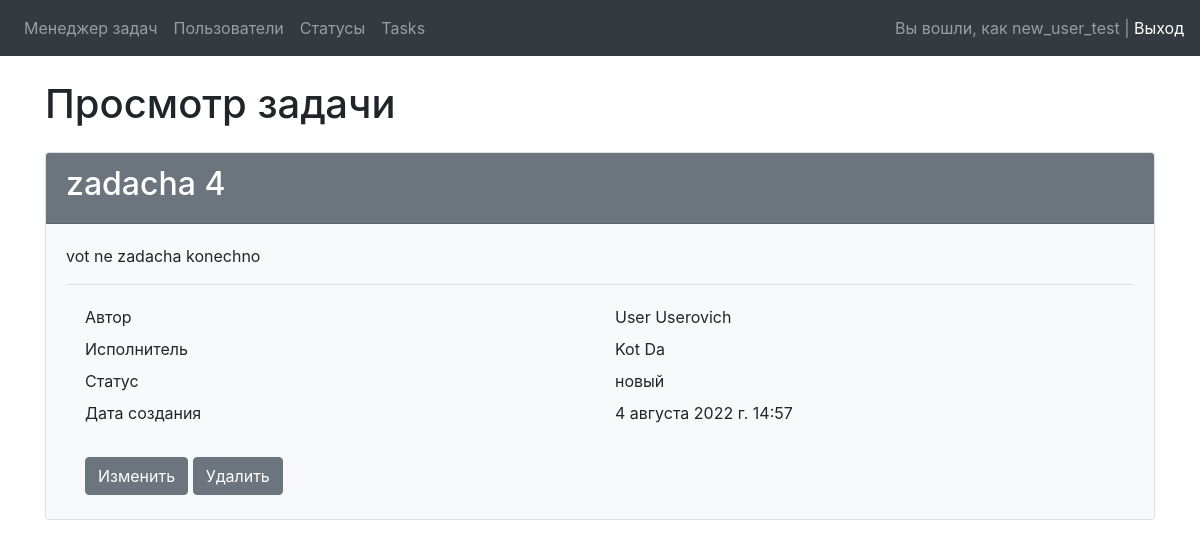
/tasks/4 (signed in), run on the app's committed database.
### users/models.py (models this page shows)
class MyUser(AbstractUser):
    def __str__(self):
        return self.get_full_name()
    class Meta:
        verbose_name = 'User'
        verbose_name_plural = 'Users'

### tasks/models.py (models this page shows, shortened)
class Task(models.Model):
    name = models.CharField(max_length=150, unique=True, null=False, blank=False, verbose_name='Имя')
    description = models.TextField(blank=True, verbose_name='Описание')
    status = models.ForeignKey(Status, on_delete=models.PROTECT, verbose_name='Статус')
    author = models.ForeignKey(MyUser, on_delete=models.PROTECT, verbose_name='Автор', related_name='authors')
    executor = models.ForeignKey(MyUser, on_delete=models.PROTECT, blank=True, null=True, verbose_name='Исполнитель', related_name='executors')
    created_at = models.DateTimeField(auto_now_add=True, verbose_name='Дата создания')
    class Meta:
        verbose_name = 'Task'
        verbose_name_plural = 'Tasks'

### statuses/models.py (models this page shows)
class Status(models.Model):
    name = models.CharField(max_length=50, unique=True, null=False, verbose_name='Имя')
    created_at = models.DateTimeField(auto_now_add=True, verbose_name='Дата создания')
    def __str__(self):
        return self.name
    class Meta:
        verbose_name = 'Status'
        verbose_name_plural = 'Statuses'

### tasks/views.py (the view)
# urls.py: path('tasks/<int:pk>', TaskView.as_view(), name='task_view'),
class TaskView(LoginRequiredMixin, DetailView):
    model = Task
    template_name = 'tasks/task_view.html'

### tasks/templates/tasks/task_view.html (shortened to what this page needs)
{% extends 'base.html' %}
{% load bootstrap4 %}
{% load i18n %}
{% block content %}
<div class="container wrapper flex-grow-1">
  <h1 class="my-4">Просмотр задачи</h1>
  <div class="card">
    <div class="card-header bg-secondary text-white">
      <h2>{{ object.name }}</h2>
    </div>
    <div class="card-body bg-light">
      <p>{{ object.description }}</p>
      <hr>
      <div class="container">
        <div class="row p-1">
          <div class="col">Автор</div>
          <div class="col">{{ object.author }}</div>
        </div>
        <div class="row p-1">
          <div class="col">Исполнитель</div>
          <div class="col">{{ object.executor }}</div>
        </div>
        <div class="row p-1">
          <div class="col">Статус</div>
          <div class="col">{{ object.status }}</div>
        </div>
        <div class="row p-1">
          <div class="col">Дата создания</div>
          <div class="col">{{ object.created_at }}</div>
        </div>
        <br>
        <div class="row p-1">
          <div class="col" align="left">
            <a href="{% url 'task_update' object.pk %}">
              <button class="btn btn-secondary">Изменить</button>
            </a>
            <a href="{% url 'task_delete' object.pk %}">
              <button class="btn btn-secondary">Удалить</button>
            </a>
          </div>
        </div>
      </div>
    </div>
  </div>
</div>
{% endblock %}

### task_manager/templates/inc/_nav.html (shortened to what this page needs)
{% load i18n %}
<nav class="navbar navbar-expand-lg navbar-dark bg-dark">
    <div class="collapse navbar-collapse" id="navbarSupportedContent">
        {% if user.is_authenticated %}
            <ul class="navbar-nav mr-auto">
                <li class="nav-item"><a class="nav-link" href="{% url 'home' %}">{% trans 'Task manager' %}</a></li>
                <li class="nav-item"><a class="nav-link" href="{% url 'users_list' %}">{% trans 'Users' %}</a></li>
                <li class="nav-item"><a class="nav-link" href="{% url 'status_list' %}">{% trans 'Statuses' %}</a></li>
                <li class="nav-item"><a class="nav-link" href="{% url 'task_list' %}">{% trans 'Tasks' %}</a></li>
            </ul>
            <span class="navbar-text">
                Вы вошли, как {{ user.username }} | <a href="{% url 'logout' %}">{% trans 'Logout' %}</a>
            </span>
            {% endif %}
    </div>
</nav>

### data on the page
MyUser: username "new_user_test"
Task: name "zadacha 4", description "vot ne zadacha konechno", author "User Userovich", executor "Kot Da", status "новый", created_at "4 августа 2022 г. 14:57"
